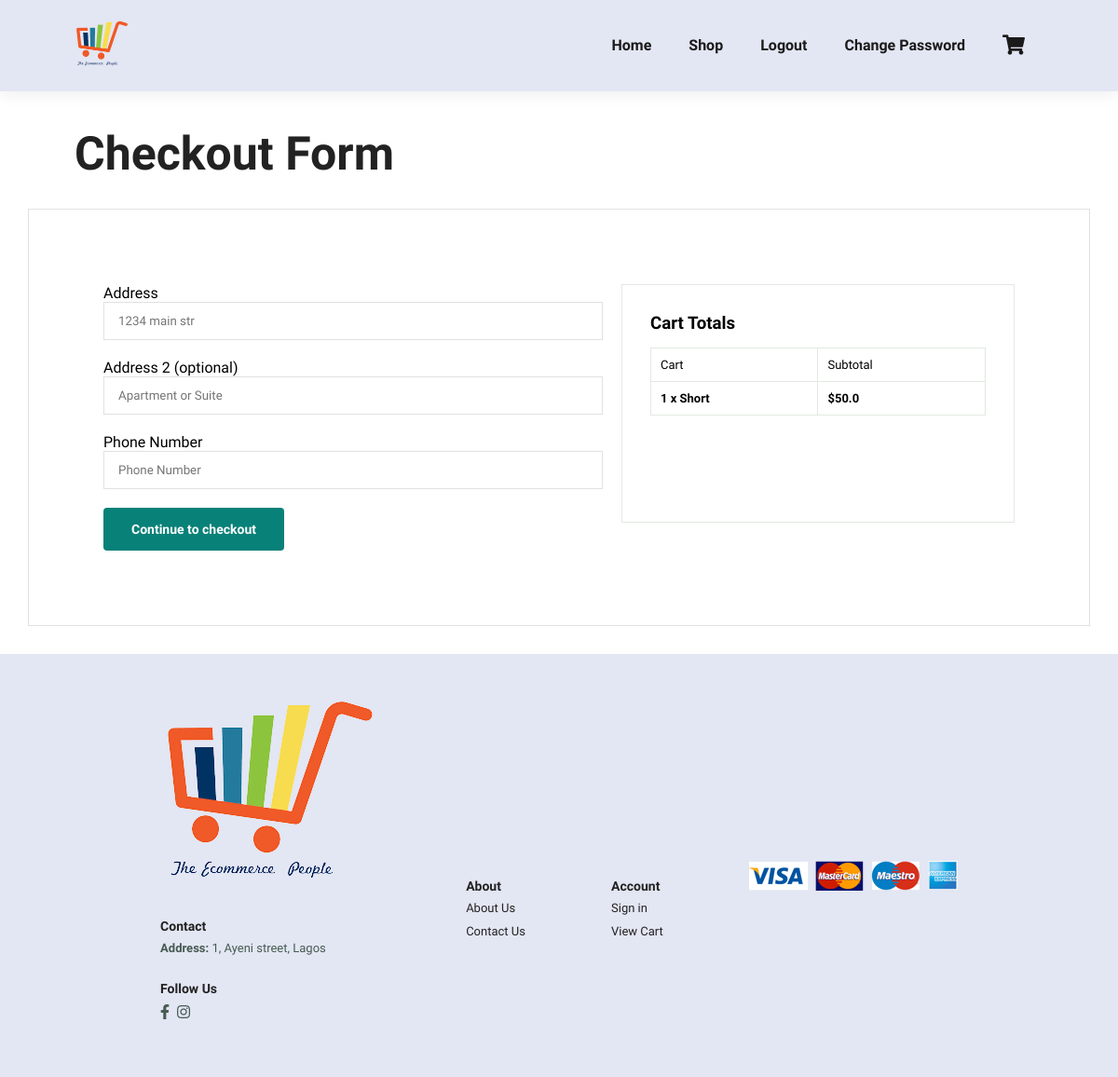
/checkout/ (signed in), run on an earlier commit of the app's database.
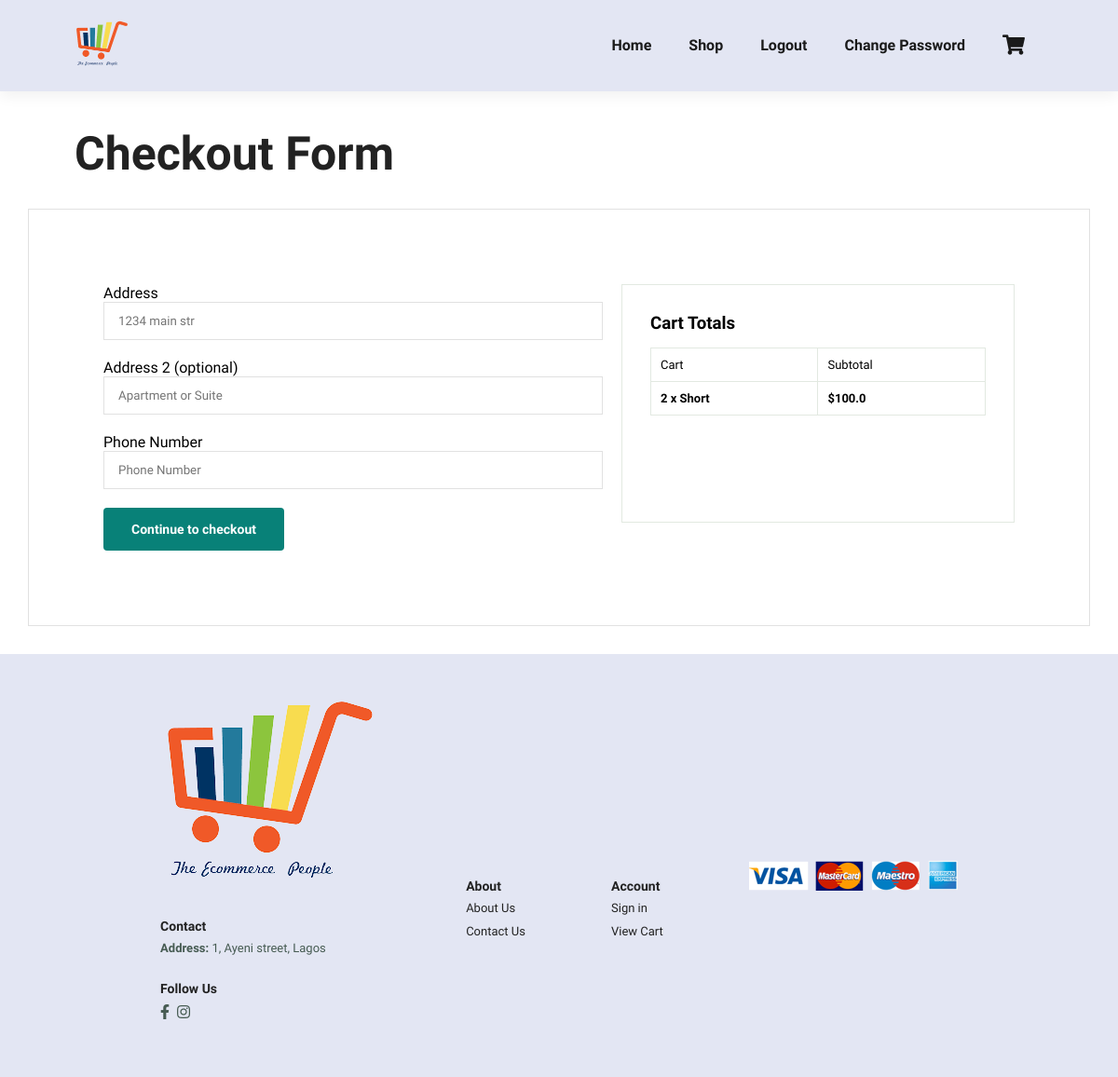
And on a later commit of the database.
### core/models.py (models this page shows, shortened)
class OrderItem(models.Model):
	user = models.ForeignKey(settings.AUTH_USER_MODEL, on_delete=models.CASCADE)
	ordered = models.BooleanField(default=False)
	item = models.ForeignKey(Item, on_delete=models.CASCADE)
	quantity = models.IntegerField(default=1)
	size = models.CharField(max_length=20)
	color = models.CharField(max_length=20)
	def get_total_item_price(self):
		return self.quantity * self.item.price
	def get_final_price(self):
		if self.item.discount_price:
			return self.get_total_discount_price()
		return self.get_total_item_price()

class Item(models.Model):
    title = models.CharField(max_length=100)
    brand = models.CharField(max_length=100)
    price = models.FloatField()
    discount_price = models.FloatField(blank=True, null=True)
    category = models.CharField(choices=CATEGORY_CHOICES, max_length=20)
    slug = models.SlugField(unique=True)
    description = models.TextField()
    image = models.ImageField(blank=True, null=True)
    another = models.TextField(blank=True, null=True)
    sizes_of_items = models.ForeignKey(Size_Instance, on_delete=models.CASCADE)
    color_of_items = models.ForeignKey(Color_Instance, on_delete=models.CASCADE)

### core/views.py (the view, shortened to what this page needs)
# urls.py: path('checkout/', CheckoutView.as_view(), name='checkout'),
class CheckoutView(View):
	def get(self, *args, **kwargs):
		try:
			order = Order.objects.get(user=self.request.user, ordered=False)
			form = CheckoutForm()
			context={
			'form': form,
			'order': order
			}
		except ObjectDoesNotExist:
			messages.warning(self.request, "You do not have an active order")
			return redirect("checkout")
		return render(self.request, "checkout-page.html", context)

### core/forms.py
class CheckoutForm(forms.Form):
	street_address = forms.CharField(required=False, widget=forms.TextInput(attrs={
			'placeholder':'1234 main str',
			'class': 'form-c'
		}))
	apartment_address = forms.CharField(required=False, widget=forms.TextInput(attrs={
			'placeholder':'Apartment or Suite',
			'class': 'form-c'
		}))
	phone_number = forms.CharField(required=False, widget=forms.TextInput(attrs={
			'placeholder':'Phone Number',
			'class': 'form-c'
		}))

### templates/checkout-page.html (shortened to what this page needs)
{% extends 'base.html' %}
{% load static %}
{% block content %}
<h2 style="margin-bottom: 10px; padding-bottom: 2px;" class="section-p1">Checkout Form</h2>
<section id="shipping" class="section-p1">
    <form method="POST">
            <label for="address" class="">Address</label>
            {{form.street_address}}
            <label for="address-2" class="">Address 2 (optional)</label>
            {{form.apartment_address}}
            <label for="zip">Phone Number</label>
            {{form.phone_number}}
        <button class="normal" type="submit">Continue to checkout</button>
    </form>
    <div id="subtotals">
        <h3>Cart Totals</h3>
        <table>
            <tr>
                <td>Cart </td>
                <td>Subtotal</td>
            </tr>
            {% for order_item in order.items.all %}
            <tr>
                <td><strong>{{order_item.quantity}} x {{ order_item.item.title }}</strong></td>
                <td><strong>${{ order_item.get_final_price }}</strong></td>
            </tr>
            {% endfor %}
        </table>
    </div>
</section>
  {% endblock content %}

What changed in the data, as far as the page shows it:
changed OrderItem "Short": quantity "1" → "2"; get_final_price "50.0" → "100.0"
